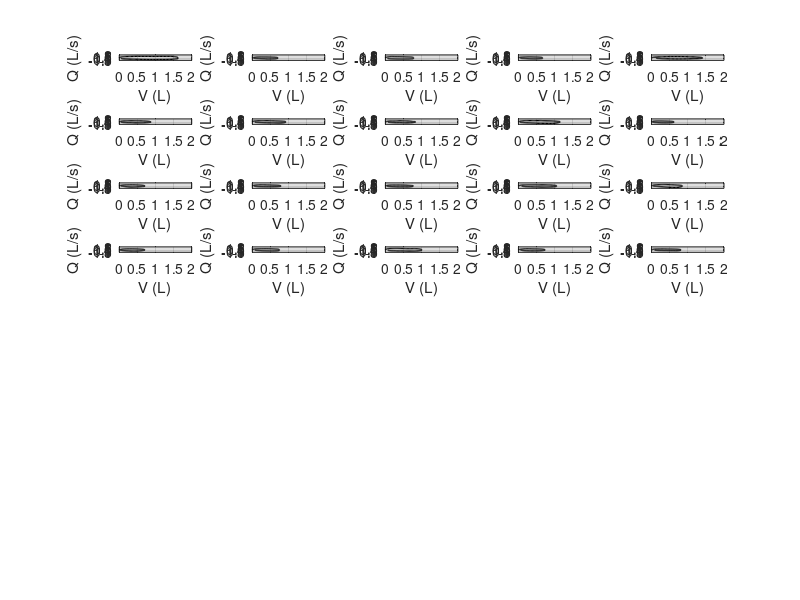

The MATLAB source for this figure:
close all; clear all; clc
atWork = 0;
print_on = 1;

colorBlue = '#0000FF';
colorRed = '#FF0000';
colorBlack = '#000000';
colorGreen = '#009A17';
colorOrange = '#FF6600';
pt = 1.0;
FS = 10;

%% Plot Setup:
if atWork == 1
    figPos1 = [-1900, 100, 600, 700]; % Work
    figPos2 = [-1250, 400, 600, 600];
    figPos3 = [-600, 400, 600, 600];
    figPos4 = [-1900, 100, 600, 600];
    figPos5 = [-1250, 100, 600, 600];
    figPos6 = [-600, 100, 600, 300];
else
    figPos1 = [2580, -190, 1000, 1270]; % Home
    figPos2 = [-1250, 500, 600, 600];
    figPos3 = [-600, 500, 600, 600];
    figPos4 = [-1900, 150, 600, 600];
    figPos5 = [-1250, 150, 600, 600];
    figPos6 = [-600, 150, 600, 300];
end

%%
load young_results.mat
load old_results.mat
load FL_results.mat
load NFL_results.mat

youngIndex = 3;
oldIndex = 4;
NFLIndex = 3;
FLIndex = 2;

tlim = [0 4];
qlim = [-1.5 2.0];
vlim = [0 2.0];
plim = [-40 15];
young.index = 2;
old.index = 2;
NFL.index = 2;
FL.index = 2;
young.work = young.work_resistance_dV_Array;
old.work = old.work_resistance_dV_Array;
NFL.work = NFL.work_resistance_dV_Array;
FL.work = FL.work_resistance_dV_Array;

%%
figure('Position',figPos1)
% FL
subplot(8,5,1)
plot(young.volume(1,1:end),young.flow(1,1:end),'Color',colorBlack,'Linewidth',pt,'Linestyle','-'); hold on
% plot(FL.time(1:FL.exp_point(1)-1),FL.Peff_Array{1, 1},'Color',colorRed,'Linewidth',pt,'Linestyle','-.')
% plot(FL.time,FL.Peff_Array{1, 1},'Color',colorRed,'Linewidth',pt,'Linestyle','-.')
xlabel('V (L)')
ylabel('Q (L/s)')
% leg1 = legend('P_{alv}','P_{eff}','FontSize',12,...
%     'Orientation','horizontal');
% legend boxoff
% leg1.Position(1:2) = [.75 .16];
xlim(vlim)
ylim(qlim)
grid on
set(gca,'FontSize',FS);

for ii = 2:20
    subplot(8,5,ii)
    plot(young.volume(ii,1:end),young.flow(ii,1:end),'Color',colorBlack,'Linewidth',pt,'Linestyle','-'); hold on
%     plot(FL.time(1:FL.exp_point(ii)-1),FL.Peff_Array{1, ii},'Color',colorRed,'Linewidth',pt,'Linestyle','-.')
%     plot(FL.time,FL.Peff_Array{1, ii},'Color',colorRed,'Linewidth',pt,'Linestyle','-.')
    xlabel('V (L)')
    ylabel('Q (L/s)')
    xlim(vlim)
    ylim(qlim)
    grid on
    set(gca,'FontSize',FS);
end
  
if print_on ==1
    print('-r400','-dpng','V-Q_young.png');
else 
end


       
